Frame 1 (no input): blank canvas, image omitted
Frame 60 (no input): blank canvas, image omitted
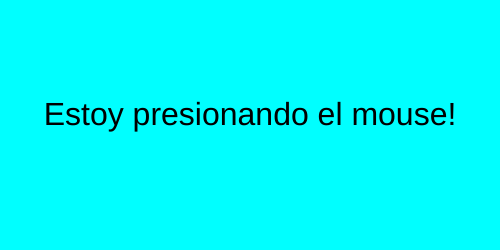
Frame 120 (the mouse pressed at the canvas centre since frame 60)

The p5.js sketch whose frames 1 and 60 were blank and that drew this single picture after the mouse press (run headless with seeded random() and noise() and a simulated clock; from frame 60 on, the mouse is pressed at the canvas centre):

// p5.js sketch
// ── sketch.js

function setup() {
    createCanvas(500, 250)
    textAlign(CENTER);
    textSize(32);
  }
  
  function draw() {
    background(0, 255, 255)
  
     if (mouseIsPressed ){
        text("Estoy presionando el mouse!", 250,125)
    
    }
  }
  
  
